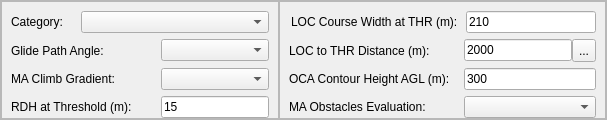
                 <widget class="QFrame" name="frame_5">
                  <property name="frameShape">
                   <enum>QFrame::StyledPanel</enum>
                  </property>
                  <property name="frameShadow">
                   <enum>QFrame::Raised</enum>
                  </property>
                  <layout class="QHBoxLayout" name="horizontalLayout">
                   <property name="spacing">
                    <number>0</number>
                   </property>
                   <property name="margin">
                    <number>0</number>
                   </property>
                   <item>
                    <widget class="QFrame" name="frame_6">
                     <property name="frameShape">
                      <enum>QFrame::StyledPanel</enum>
                     </property>
                     <property name="frameShadow">
                      <enum>QFrame::Raised</enum>
                     </property>
                     <layout class="QVBoxLayout" name="verticalLayout_9">
                      <property name="bottomMargin">
                       <number>0</number>
                      </property>
                      <item>
                       <widget class="QFrame" name="frame_65">
                        <property name="frameShape">
                         <enum>QFrame::NoFrame</enum>
                        </property>
                        <property name="frameShadow">
                         <enum>QFrame::Raised</enum>
                        </property>
                        <layout class="QHBoxLayout" name="horizontalLayout_58">
                         <property name="spacing">
                          <number>0</number>
                         </property>
                         <property name="margin">
                          <number>0</number>
                         </property>
                         <item>
                          <widget class="QLabel" name="label_68">
                           <property name="minimumSize">
                            <size>
                             <width>70</width>
                             <height>0</height>
                            </size>
                           </property>
                           <property name="maximumSize">
                            <size>
                             <width>60</width>
                             <height>16777215</height>
                            </size>
                           </property>
                           <property name="font">
                            <font>
                             <weight>50</weight>
                             <bold>false</bold>
                            </font>
                           </property>
                           <property name="text">
                            <string>Category:</string>
                           </property>
                          </widget>
                         </item>
                         <item>
                          <widget class="QComboBox" name="cmbOasCategory">
                           <property name="sizePolicy">
                            <sizepolicy hsizetype="Preferred" vsizetype="Fixed">
                             <horstretch>0</horstretch>
                             <verstretch>0</verstretch>
                            </sizepolicy>
                           </property>
                           <property name="minimumSize">
                            <size>
                             <width>100</width>
                             <height>0</height>
                            </size>
                           </property>
                           <property name="font">
                            <font>
                             <weight>50</weight>
                             <bold>false</bold>
                            </font>
                           </property>
                          </widget>
                         </item>
                        </layout>
                       </widget>
                      </item>
                      <item>
                       <widget class="QFrame" name="frame_67">
                        <property name="frameShape">
                         <enum>QFrame::NoFrame</enum>
                        </property>
                        <property name="frameShadow">
                         <enum>QFrame::Raised</enum>
                        </property>
                        <layout class="QHBoxLayout" name="horizontalLayout_60">
                         <property name="spacing">
                          <number>0</number>
                         </property>
                         <property name="margin">
                          <number>0</number>
                         </property>
                         <item>
                          <widget class="QLabel" name="label_78">
                           <property name="minimumSize">
                            <size>
                             <width>150</width>
                             <height>0</height>
                            </size>
                           </property>
                           <property name="font">
                            <font>
                             <weight>50</weight>
                             <bold>false</bold>
                            </font>
                           </property>
                           <property name="text">
                            <string>Glide Path Angle:</string>
                           </property>
                          </widget>
                         </item>
                         <item>
                          <widget class="QComboBox" name="cmbGPA">
                           <property name="sizePolicy">
                            <sizepolicy hsizetype="Preferred" vsizetype="Fixed">
                             <horstretch>0</horstretch>
                             <verstretch>0</verstretch>
                            </sizepolicy>
                           </property>
                           <property name="font">
                            <font>
                             <weight>50</weight>
                             <bold>false</bold>
                            </font>
                           </property>
                          </widget>
                         </item>
                        </layout>
                       </widget>
                      </item>
                      <item>
                       <widget class="QFrame" name="frame_74">
                        <property name="frameShape">
                         <enum>QFrame::NoFrame</enum>
                        </property>
                        <property name="frameShadow">
                         <enum>QFrame::Raised</enum>
                        </property>
                        <layout class="QHBoxLayout" name="horizontalLayout_66">
                         <property name="spacing">
                          <number>0</number>
                         </property>
                         <property name="margin">
                          <number>0</number>
                         </property>
                         <item>
                          <widget class="QLabel" name="label_79">
                           <property name="minimumSize">
                            <size>
                             <width>150</width>
                             <height>0</height>
                            </size>
                           </property>
                           <property name="font">
                            <font>
                             <weight>50</weight>
                             <bold>false</bold>
                            </font>
                           </property>
                           <property name="text">
                            <string>MA Climb Gradient:</string>
                           </property>
                          </widget>
                         </item>
                         <item>
                          <widget class="QComboBox" name="cmbMACG">
                           <property name="sizePolicy">
                            <sizepolicy hsizetype="Preferred" vsizetype="Fixed">
                             <horstretch>0</horstretch>
                             <verstretch>0</verstretch>
                            </sizepolicy>
                           </property>
                           <property name="minimumSize">
                            <size>
                             <width>95</width>
                             <height>0</height>
                            </size>
                           </property>
                           <property name="font">
                            <font>
                             <weight>50</weight>
                             <bold>false</bold>
                            </font>
                           </property>
                          </widget>
                         </item>
                        </layout>
                       </widget>
                      </item>
                      <item>
                       <widget class="QFrame" name="frame_75">
                        <property name="frameShape">
                         <enum>QFrame::NoFrame</enum>
                        </property>
                        <property name="frameShadow">
                         <enum>QFrame::Raised</enum>
                        </property>
                        <layout class="QHBoxLayout" name="horizontalLayout_67">
                         <property name="spacing">
                          <number>0</number>
                         </property>
                         <property name="margin">
                          <number>0</number>
                         </property>
                         <item>
                          <widget class="QLabel" name="label_80">
                           <property name="minimumSize">
                            <size>
                             <width>150</width>
                             <height>0</height>
                            </size>
                           </property>
                           <property name="font">
                            <font>
                             <weight>50</weight>
                             <bold>false</bold>
                            </font>
                           </property>
                           <property name="text">
                            <string>RDH at Threshold (m):</string>
                           </property>
                          </widget>
                         </item>
                         <item>
                          <widget class="QLineEdit" name="txtRDH">
                           <property name="sizePolicy">
                            <sizepolicy hsizetype="Preferred" vsizetype="Fixed">
                             <horstretch>0</horstretch>
                             <verstretch>0</verstretch>
                            </sizepolicy>
                           </property>
                           <property name="font">
                            <font>
                             <weight>50</weight>
                             <bold>false</bold>
                            </font>
                           </property>
                           <property name="text">
                            <string>15</string>
                           </property>
                          </widget>
                         </item>
                        </layout>
                       </widget>
                      </item>
                     </layout>
                    </widget>
                   </item>
                   <item>
                    <widget class="QFrame" name="frame_7">
                     <property name="frameShape">
                      <enum>QFrame::StyledPanel</enum>
                     </property>
                     <property name="frameShadow">
                      <enum>QFrame::Raised</enum>
                     </property>
                     <layout class="QVBoxLayout" name="verticalLayout_13">
                      <property name="leftMargin">
                       <number>9</number>
                      </property>
                      <property name="bottomMargin">
                       <number>0</number>
                      </property>
                      <item>
                       <widget class="QFrame" name="frame_72">
                        <property name="frameShape">
                         <enum>QFrame::NoFrame</enum>
                        </property>
                        <property name="frameShadow">
                         <enum>QFrame::Raised</enum>
                        </property>
                        <layout class="QHBoxLayout" name="horizontalLayout_65">
                         <property name="spacing">
                          <number>0</number>
                         </property>
                         <property name="leftMargin">
                          <number>2</number>
                         </property>
                         <property name="topMargin">
                          <number>0</number>
                         </property>
                         <property name="rightMargin">
                          <number>0</number>
                         </property>
                         <property name="bottomMargin">
                          <number>0</number>
                         </property>
                         <item>
                          <widget class="QLabel" name="label_77">
                           <property name="sizePolicy">
                            <sizepolicy hsizetype="Fixed" vsizetype="Preferred">
                             <horstretch>0</horstretch>
                             <verstretch>0</verstretch>
                            </sizepolicy>
                           </property>
                           <property name="minimumSize">
                            <size>
                             <width>175</width>
                             <height>0</height>
                            </size>
                           </property>
                           <property name="font">
                            <font>
                             <weight>50</weight>
                             <bold>false</bold>
                            </font>
                           </property>
                           <property name="text">
                            <string>LOC Course Width at THR (m):</string>
                           </property>
                          </widget>
                         </item>
                         <item>
                          <widget class="QLineEdit" name="txtCW">
                           <property name="sizePolicy">
                            <sizepolicy hsizetype="Preferred" vsizetype="Fixed">
                             <horstretch>0</horstretch>
                             <verstretch>0</verstretch>
                            </sizepolicy>
                           </property>
                           <property name="minimumSize">
                            <size>
                             <width>95</width>
                             <height>0</height>
                            </size>
                           </property>
                           <property name="font">
                            <font>
                             <weight>50</weight>
                             <bold>false</bold>
                            </font>
                           </property>
                           <property name="text">
                            <string>210</string>
                           </property>
                          </widget>
                         </item>
                        </layout>
                       </widget>
                      </item>
                      <item>
                       <widget class="QFrame" name="frame_52">
                        <property name="frameShape">
                         <enum>QFrame::NoFrame</enum>
                        </property>
                        <property name="frameShadow">
                         <enum>QFrame::Raised</enum>
                        </property>
                        <layout class="QHBoxLayout" name="horizontalLayout_45">
                         <property name="spacing">
                          <number>0</number>
                         </property>
                         <property name="margin">
                          <number>0</number>
                         </property>
                         <item>
                          <widget class="QLabel" name="lblDLT">
                           <property name="sizePolicy">
                            <sizepolicy hsizetype="Fixed" vsizetype="Preferred">
                             <horstretch>0</horstretch>
                             <verstretch>0</verstretch>
                            </sizepolicy>
                           </property>
                           <property name="minimumSize">
                            <size>
                             <width>175</width>
                             <height>0</height>
                            </size>
                           </property>
                           <property name="maximumSize">
                            <size>
                             <width>16777215</width>
                             <height>16777215</height>
                            </size>
                           </property>
                           <property name="font">
                            <font>
                             <weight>50</weight>
                             <bold>false</bold>
                            </font>
                           </property>
                           <property name="text">
                            <string>LOC to THR Distance (m):</string>
                           </property>
                          </widget>
                         </item>
                         <item>
                          <widget class="QLineEdit" name="txtDLT">
                           <property name="sizePolicy">
                            <sizepolicy hsizetype="Preferred" vsizetype="Fixed">
                             <horstretch>0</horstretch>
                             <verstretch>0</verstretch>
                            </sizepolicy>
                           </property>
                           <property name="font">
                            <font>
                             <weight>50</weight>
                             <bold>false</bold>
                            </font>
                           </property>
                           <property name="text">
                            <string>2000</string>
                           </property>
                          </widget>
                         </item>
                         <item>
                          <widget class="QToolButton" name="btnCaptureDLT">
                           <property name="minimumSize">
                            <size>
                             <width>0</width>
                             <height>23</height>
                            </size>
                           </property>
                           <property name="text">
                            <string>...</string>
                           </property>
                           <property name="icon">
                            <iconset>
                             <normaloff>:/gnss_item/coordinate_capture.png</normaloff>:/gnss_item/coordinate_capture.png</iconset>
                           </property>
                          </widget>
                         </item>
                        </layout>
                       </widget>
                      </item>
                      <item>
                       <widget class="QFrame" name="frame_ContourH">
                        <property name="frameShape">
                         <enum>QFrame::NoFrame</enum>
                        </property>
                        <property name="frameShadow">
                         <enum>QFrame::Raised</enum>
                        </property>
                        <layout class="QHBoxLayout" name="horizontalLayout_69">
                         <property name="spacing">
                          <number>0</number>
                         </property>
                         <property name="margin">
                          <number>0</number>
                         </property>
                         <item>
                          <widget class="QLabel" name="label_82">
                           <property name="sizePolicy">
                            <sizepolicy hsizetype="Fixed" vsizetype="Preferred">
                             <horstretch>0</horstretch>
                             <verstretch>0</verstretch>
                            </sizepolicy>
                           </property>
                           <property name="minimumSize">
                            <size>
                             <width>175</width>
                             <height>0</height>
                            </size>
                           </property>
                           <property name="font">
                            <font>
                             <weight>50</weight>
                             <bold>false</bold>
                            </font>
                           </property>
                           <property name="text">
                            <string>OCA Contour Height AGL (m):</string>
                           </property>
                          </widget>
                         </item>
                         <item>
                          <widget class="QLineEdit" name="txtContourHeight">
                           <property name="sizePolicy">
                            <sizepolicy hsizetype="Preferred" vsizetype="Fixed">
                             <horstretch>0</horstretch>
                             <verstretch>0</verstretch>
                            </sizepolicy>
                           </property>
                           <property name="font">
                            <font>
                             <weight>50</weight>
                             <bold>false</bold>
                            </font>
                           </property>
                           <property name="text">
                            <string>300</string>
                           </property>
                          </widget>
                         </item>
                        </layout>
                       </widget>
                      </item>
                      <item>
                       <widget class="QFrame" name="frame_77">
                        <property name="frameShape">
                         <enum>QFrame::NoFrame</enum>
                        </property>
                        <property name="frameShadow">
                         <enum>QFrame::Raised</enum>
                        </property>
                        <layout class="QHBoxLayout" name="horizontalLayout_70">
                         <property name="spacing">
                          <number>0</number>
                         </property>
                         <property name="margin">
                          <number>0</number>
                         </property>
                         <item>
                          <widget class="QLabel" name="label_83">
                           <property name="sizePolicy">
                            <sizepolicy hsizetype="Fixed" vsizetype="Preferred">
                             <horstretch>0</horstretch>
                             <verstretch>0</verstretch>
                            </sizepolicy>
                           </property>
                           <property name="minimumSize">
                            <size>
                             <width>175</width>
                             <height>0</height>
                            </size>
                           </property>
                           <property name="font">
                            <font>
                             <weight>50</weight>
                             <bold>false</bold>
                            </font>
                           </property>
                           <property name="text">
                            <string>MA Obstacles Evaluation:</string>
                           </property>
                          </widget>
                         </item>
                         <item>
                          <widget class="QComboBox" name="cmbMAMethod">
                           <property name="sizePolicy">
                            <sizepolicy hsizetype="Preferred" vsizetype="Fixed">
                             <horstretch>0</horstretch>
                             <verstretch>0</verstretch>
                            </sizepolicy>
                           </property>
                           <property name="minimumSize">
                            <size>
                             <width>95</width>
                             <height>0</height>
                            </size>
                           </property>
                           <property name="font">
                            <font>
                             <weight>50</weight>
                             <bold>false</bold>
                            </font>
                           </property>
                          </widget>
                         </item>
                        </layout>
                       </widget>
                      </item>
                     </layout>
                    </widget>
                   </item>
                  </layout>
                 </widget>
